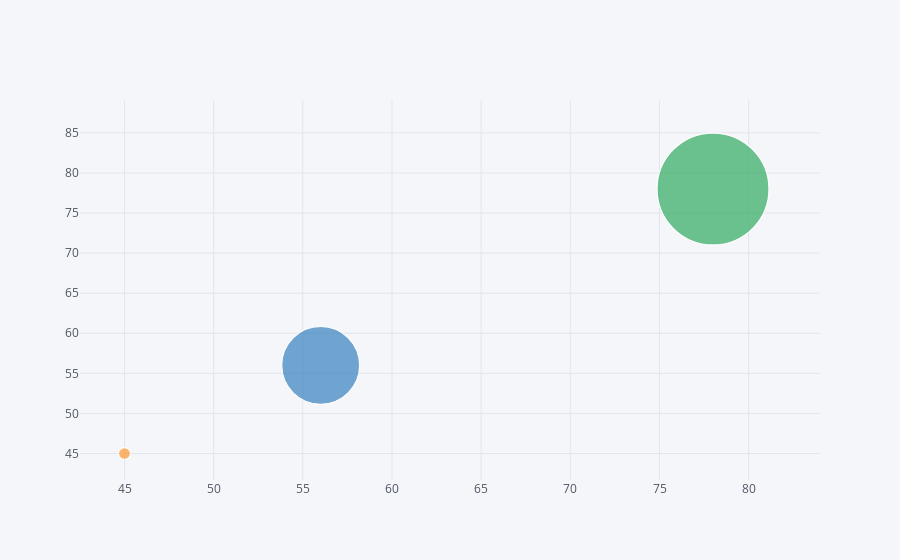

Here is the notebook cell this chart was saved with:
### Code cell
df3.iplot(kind='bubble',x='place',y='city',size='cnt')

### Figure 1 — Plotly figure (JSON) as saved in the notebook; plotly's stock layout.template omitted (floating-point values rounded to 4 significant figures)
{"data": [{"marker": {"color": ["rgb(255, 153, 51)", "rgb(55, 128, 191)", "rgb(50, 171, 96)", "rgb(128, 0, 128)", "rgb(219, 64, 82)", "rgb(0, 128, 128)", "rgb(255, 255, 51)", "rgb(128, 128, 0)", "rgb(251, 128, 114)", "rgb(128, 177, 211)"], "line": {"width": 1.3}, "size": [12, 78, 112], "symbol": "circle"}, "mode": "markers", "text": "", "type": "scatter", "x": [45, 56, 78], "y": [45, 56, 78]}], "layout": {"legend": {"bgcolor": "#F5F6F9", "font": {"color": "#4D5663"}}, "paper_bgcolor": "#F5F6F9", "plot_bgcolor": "#F5F6F9", "title": {"font": {"color": "#4D5663"}}, "xaxis": {"gridcolor": "#E1E5ED", "showgrid": true, "tickfont": {"color": "#4D5663"}, "title": {"font": {"color": "#4D5663"}, "text": ""}, "zerolinecolor": "#E1E5ED"}, "yaxis": {"gridcolor": "#E1E5ED", "showgrid": true, "tickfont": {"color": "#4D5663"}, "title": {"font": {"color": "#4D5663"}, "text": ""}, "zerolinecolor": "#E1E5ED"}}}
